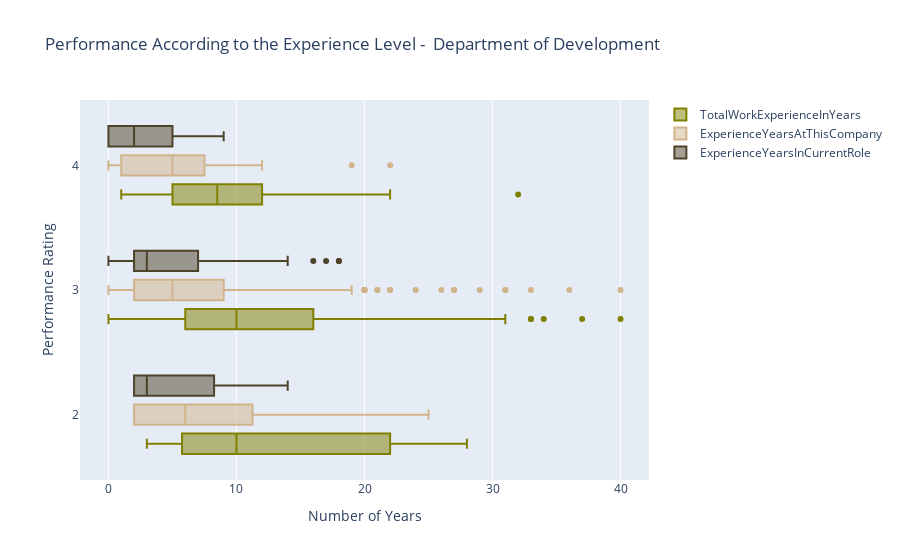

Notebook code for this chart:
### Code cell
data = [
    {
        'x': DD['TotalWorkExperienceInYears'],
        'y': DD['PerformanceRating'],
        'name':'TotalWorkExperienceInYears',
        'marker': {
            'color': 'olive'
        },
        'boxmean': False,
        'orientation': 'h',
        "type": "box",
    },
    {
        'x':DD['ExperienceYearsAtThisCompany'],
        'y':DD['PerformanceRating'],
        'name': 'ExperienceYearsAtThisCompany',
        'marker':{
            'color': 'tan',
        },
        'boxmean': False,
        'orientation': 'h',
        "type": "box",
    },
    {
        'x': DD['ExperienceYearsInCurrentRole'],
        'y': DD['PerformanceRating'],
        'name':'ExperienceYearsInCurrentRole',
        'marker': {
            'color': '#4d4329',
        },
        'boxmean': False,
        'orientation': 'h',
        "type": "box",
    }
]
layout = {
    'xaxis': {
        'title': 'Number of Years',
        'zeroline': False,
    },
    'yaxis': {
        'title': 'Performance Rating ',
        'zeroline': False,
    },
    'boxmode': 'group',
    'title': 'Performance According to the Experience Level -  Department of Development ',
}
fig = go.Figure(data=data, layout=layout)

py.iplot(fig)

### Figure 1 — Plotly figure (JSON) as saved in the notebook; plotly's stock layout.template omitted (floating-point values rounded to 4 significant figures; data arrays with more than 128 entries replaced by an {"elided": "..."} marker saying what was removed)
{"data": [{"boxmean": false, "marker": {"color": "olive"}, "name": "TotalWorkExperienceInYears", "orientation": "h", "type": "box", "x": {"elided": "361 int values"}, "y": {"elided": "361 int values"}}, {"boxmean": false, "marker": {"color": "tan"}, "name": "ExperienceYearsAtThisCompany", "orientation": "h", "type": "box", "x": {"elided": "361 int values"}, "y": {"elided": "361 int values"}}, {"boxmean": false, "marker": {"color": "#4d4329"}, "name": "ExperienceYearsInCurrentRole", "orientation": "h", "type": "box", "x": {"elided": "361 int values"}, "y": {"elided": "361 int values"}}], "layout": {"boxmode": "group", "title": {"text": "Performance According to the Experience Level -  Department of Development "}, "xaxis": {"title": {"text": "Number of Years"}, "zeroline": false}, "yaxis": {"title": {"text": "Performance Rating "}, "zeroline": false}}}
